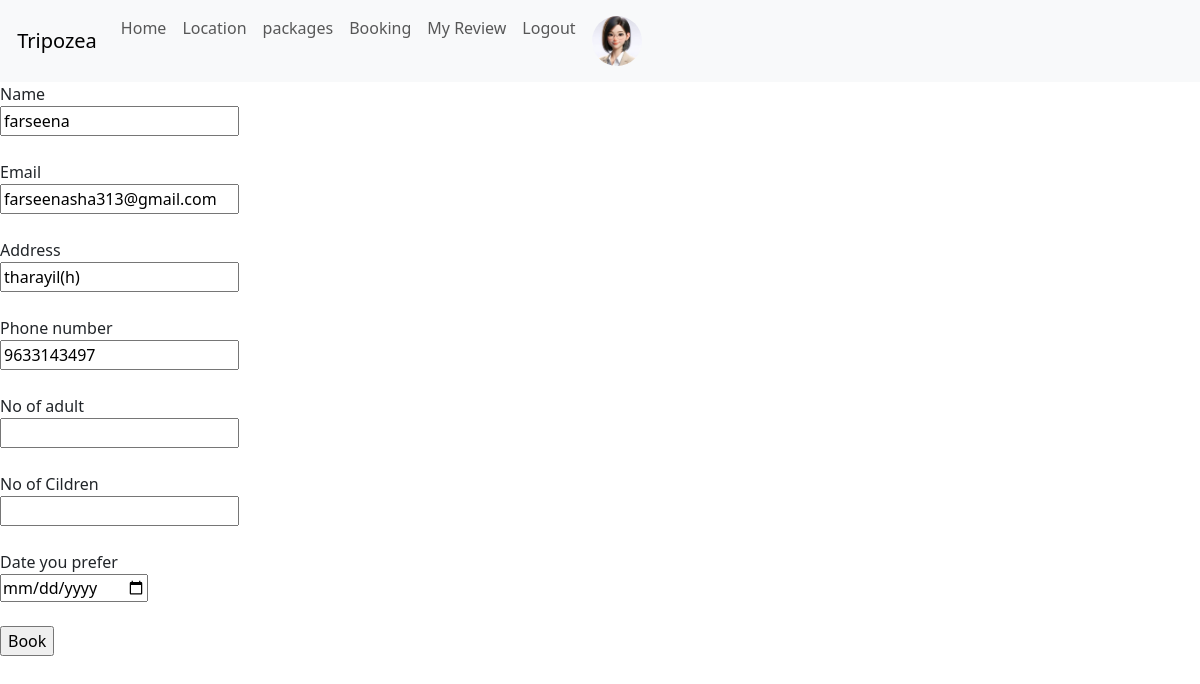
Before: /user_booking/6 (signed in) with the older database file.
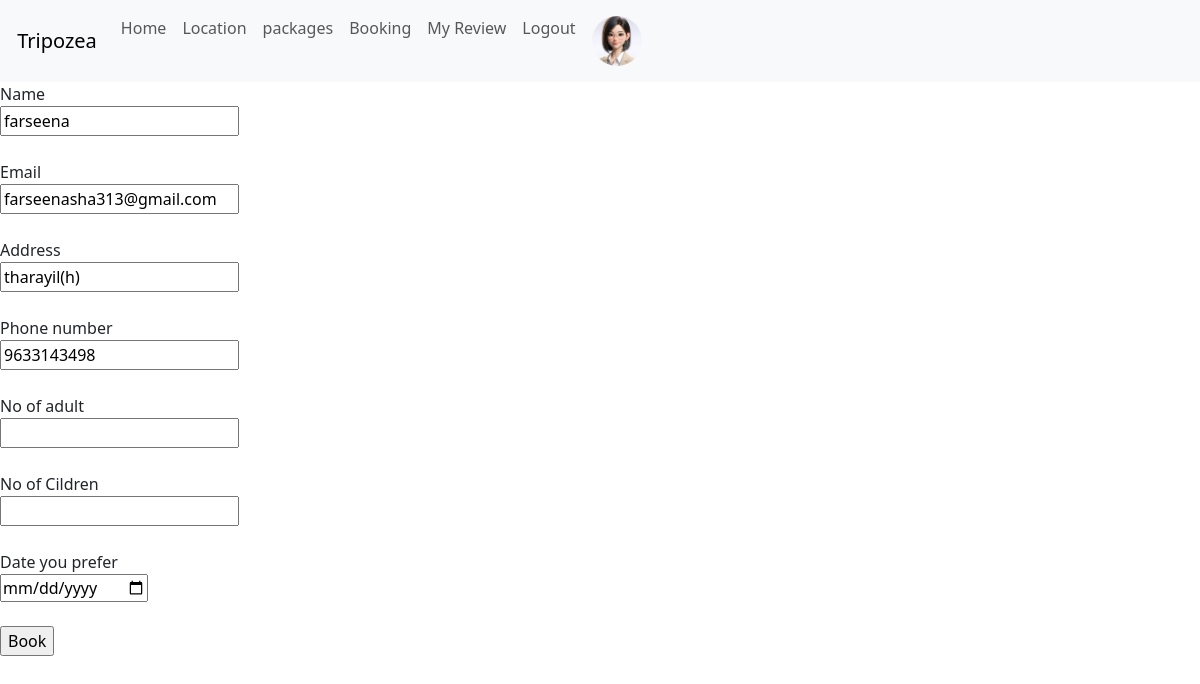
After: the same page with the newer database file.
### app1/models.py (models this page shows, shortened)
class Customer(models.Model):
    login_id = models.ForeignKey(All_login, on_delete=models.CASCADE)
    name = models.CharField(max_length=50)
    address = models.CharField(max_length=50)
    email = models.EmailField(max_length=50)
    phone = models.IntegerField(null=True,blank=True)
    dob = models.DateField()
    image = models.FileField()

### app1/views.py (the view)
# urls.py: path('user_booking/<int:id>',views.user_booking,name="user_booking"),
def user_booking(request,id):
    user = Customer.objects.get(login_id=request.user.id)
    package = Packages.objects.get(id=id)
    if request.method == "POST":
        adult = int(request.POST['adult'])
        children = int(request.POST['children'])
        date = request.POST['date']
        total_people = adult + children
        total_amount = (adult * package.price_adult) + (children * package.price_children)
        User_booking = Booking.objects.create(user_id=user,package_id=package,booking_amount=total_amount,
                                              booking_day=date,total_no=total_people)
        User_booking.save()
        return redirect(user_home)
    else:
        return render(request,'user/user_booking.html',{'data':user, 'package':package})

### template/user/user_booking.html (shortened to what this page needs)
<html lang="en">
<head>
    {% load static %}
    <link href="https://cdn.jsdelivr.net/npm/bootstrap@5.3.3/dist/css/bootstrap.min.css" rel="stylesheet">
</head>
<body>
    <nav class="navbar navbar-expand-lg bg-body-tertiary">
        <div class="container-fluid">
          <a class="navbar-brand" href="#">
            Tripozea</a>
          <div class="collapse navbar-collapse" id="navbarNav">
            <ul class="navbar-nav">
              <li class="nav-item">
                <a class="nav-link " aria-current="page" href="">Home</a>
              </li>
              <li class="nav-item">
                <a class="nav-link" href="">Location</a>
              </li>
              <li class="nav-item">
                <a class="nav-link" href="{% url 'user_allpackage' %}">packages</a>
              </li>
              <li class="nav-item">
                <a class="nav-link" href="{% url 'booking_history' %}">Booking</a>
              </li>
              <li class="nav-item">
                <a class="nav-link" href="{% url 'view_review' %}">My Review</a>
              </li>
              <li class="nav-item">
                <a class="nav-link" href="{% url 'all_logout' %}">Logout</a>
              </li>
              <li class="nav-item">
                <a class="nav-link" href="{% url 'user_profile' %}"><img style="border-radius: 50%;width: 50px;" src="{{ data.image.url }}" alt=""></a>
              </li>
            </ul>
          </div>
        </div>
      </nav>
      <div>
        <form action="{% url 'user_booking' id=package.id %}" method="post">
            <label>Name</label><br>
            <input type="text" name="name" value="{{ data.name }}"><br><br>
            <label>Email</label><br>
            <input type="email" name="email" value="{{ data.email }}"><br><br>
            <label>Address</label><br>
            <input type="text" name="address" value="{{ data.address }}"><br><br>
            <label>Phone number</label><br>
            <input type="number" name="phone" value="{{ data.phone }}"><br><br>
            <label>No of adult</label><br>
            <input type="number" name="adult"><br><br>
            <label>No of Cildren</label><br>
            <input type="number" name="children"><br><br>
            <label>Date you prefer </label><br>
            <input type="date" name="date"><br><br>
            <input type="submit" value="Book"> <br>
        </form>
      </div>
</body>
</html>

Changed rows visible on the page:
changed Customer "farseena": phone "9633143497" → "9633143498"
